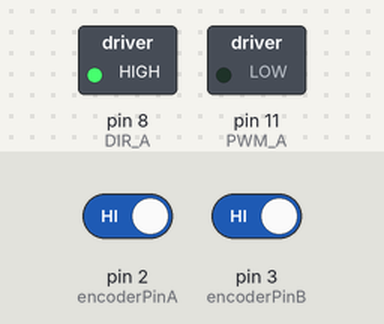
Simulated run of this sketch. Board: Arduino Uno, built with avr-gcc and run on an emulated ATmega328P. On the bench: switched loads named in the sketch (green lamp = pin HIGH). Dashed ring = blinking. The inputs (shaded band) are chosen by the test bench; at power-on: pin 2 (encoderPinA) HIGH, pin 3 (encoderPinB) HIGH. What the sketch prints to the serial monitor is not drawn.

Above: at 0.5 s.
Timing chart, 0 to 4.6 s (numbered marks = the images above):
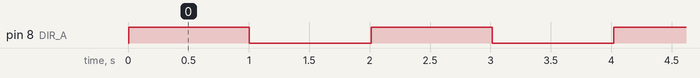

The sketch:

Lab3_4_1.ino
```cpp
#define encoder0PinA 7
#define encoder0PinB 4

#include "Timer.h"
#include "math.h"


//PARAMETERS
const double Freq = .5; //Hz
const double Amplitude = 3;

// DO NOT EDIT BELOW THIS LINE ------------------------------------------------------

// INITIALIZATIONS
//timer
Timer t;

const double T_sample = 5; //ms
const double T = T_sample/1000; //seconds

//Hardware constants
//encoder clicks to position constant
double K_encoder = 2.2749*0.00001;
//Motor
const int PWM_A   = 11;
const int DIR_A   = 8;
//Encoder
enum PinAssignments {
  encoderPinA = 2,
  encoderPinB = 3,
};
//Data trasnfer rate
const int Tplot = 10;
// Experiment Time
const int T_exp = 15000 + 5*Tplot;


//Variables
double ref;

volatile int encoderPos = 0;
int lastReportedPos = 1;
boolean A_set = false;
boolean B_set = false;

//Total elapsed time
double T_tot = 0;

//Motor Command
//Motor computed duty cycle
int Duty_cycle;
//Initial controller's value
double u =0;

//Timer event IDs, for stopping later
int take_reading_event_ID = -1;
int plot_event_ID = -1;


void setup() {
  //Encoder
  pinMode(encoderPinA, INPUT);
  pinMode(encoderPinB, INPUT);
  digitalWrite(encoderPinA, HIGH);  // turn on pullup resistor
  digitalWrite(encoderPinB, HIGH);  // turn on pullup resistor
  attachInterrupt(0, doEncoderA, CHANGE);
  attachInterrupt(1, doEncoderB, CHANGE);


  Serial.begin (19200);

 // Motor pins
  pinMode(PWM_A, OUTPUT);
  pinMode(DIR_A, OUTPUT);

  // clock setup
  TCCR1A = _BV(COM1A1) | _BV(WGM21) | _BV(WGM20);
  TCCR1B = _BV(CS10);
  OCR1A = 0;// up to 1024 PIN 9


  // Perform takeReading every T_sample ms
  take_reading_event_ID = t.every(T_sample, takeReading);
  // Perform Plot every Tplot ms
  plot_event_ID = t.every(Tplot, Plot);
  // Perform doAfter after T_exp ms
  t.after(T_exp, doAfter);
}


void loop(){
  // Update the direction of motor based on the sign of Duty_cycle
  if (Duty_cycle>0){
    digitalWrite(DIR_A,HIGH);
    OCR1A = Duty_cycle;
  }


  if (Duty_cycle<=0){
    digitalWrite(DIR_A,LOW);
    OCR1A = -Duty_cycle ;
  }

  // Update timer
  t.update();
}


// control input computation
void takeReading(){

  // Total Time update
  T_tot = T_tot+T;

  // Control input to motor's duty cycle
  u = Amplitude*sin(2*M_PI*Freq*T_tot);

  // Saturation
  Duty_cycle = round(u/11.75* 1024);

  if (Duty_cycle>512){
    Duty_cycle=512;
  }else if (Duty_cycle<-512){
    Duty_cycle=-512;
  }
}


void doAfter(){
  // Turn off motor
  OCR1A = 0;
  Duty_cycle = 0;

  // Stop the other events
  t.stop(take_reading_event_ID);
  t.stop(plot_event_ID);
}


void Plot(){
  Serial.println(encoderPos);
}


// Interrupt on A changing state
void doEncoderA(){
  // Test transition
  A_set = digitalRead(encoderPinA) == HIGH;
  // and adjust counter + if A leads B
  encoderPos += (A_set != B_set) ? +1 : -1;
}

// Interrupt on B changing state
void doEncoderB(){
  // Test transition
  B_set = digitalRead(encoderPinB) == HIGH;
  // and adjust counter + if B follows A
  encoderPos += (A_set == B_set) ? +1 : -1;
}
```

Measured:
- by itself, pin 8 (DIR_A): alternates HIGH for 1.0 s and LOW for 1.0 s, 16 changes in all, then stays LOW
